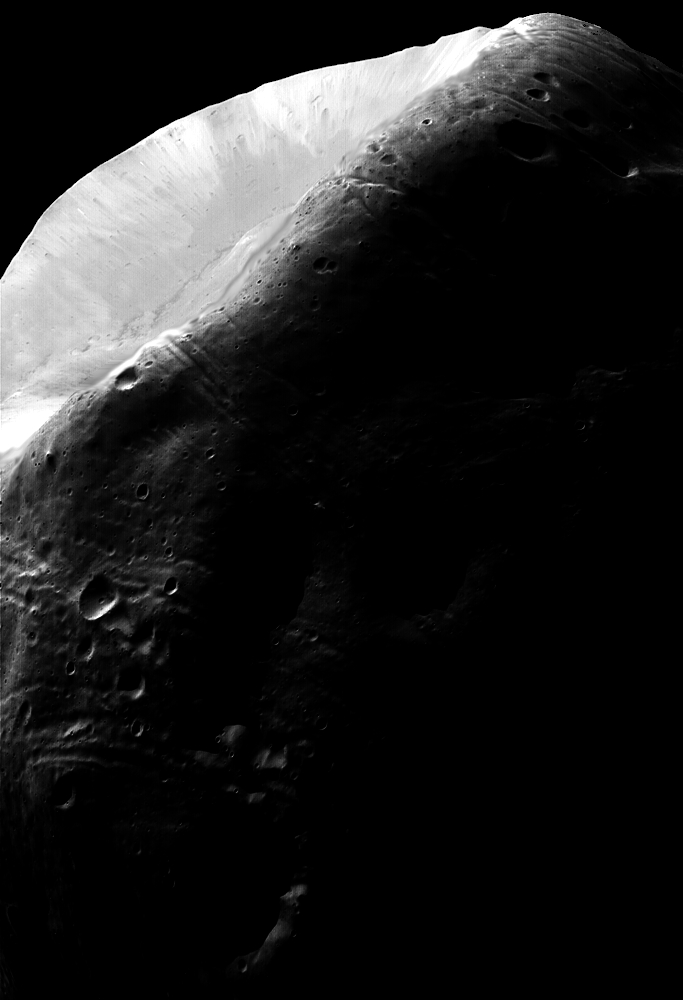
#> input picture DIP/DIP3E_Original_Images_CH03/Fig0323(a)(mars_moon_phobos).tif, 683 x 1000 px, found by its file name
$ jupyter execute Md_Abdullah_Al_Jubaer_Gem_210041226_CSE_4734_L2.ipynb
#> lines starting #> are read from the running program, lines starting #| are printed output that depends on the picture
# Task 1

Implement nonlinear Transformation functions:
<ol>
<li> Log Transformation </li>
<li> Power-law Transformation </li>
</ol>

[cell 1]
import cv2
import numpy as np
import matplotlib.pyplot as plt
from PIL import Image
import os

[cell 2]
# Load an image
img = Image.open('/mnt/Work/Lab_Tasks/DIP/DIP3E_Original_Images_CH03/Fig0323(a)(mars_moon_phobos).tif')
#> img is the input picture: PIL image 683x1000 L; min 0, max 255, mean 31.7
img

[cell 3]
def log_transform(gray_image):
  #implement this function
  gray_image = np.asarray(gray_image)
  gray_image = gray_image.astype(np.float32)
  log_image = np.log(gray_image+1)
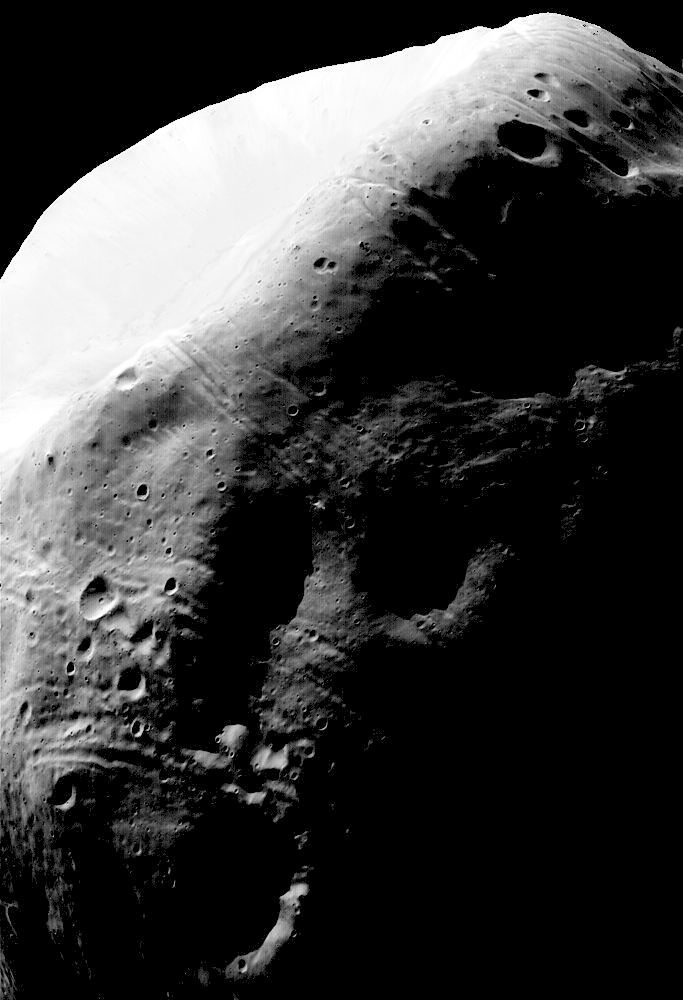
#> log_image: shape (1000, 683) float32; min 0, max 5.55, mean 1.3; drawn with min black and max white
  min_val = np.min(log_image)
#> min_val = 0
  max_val = np.max(log_image)
#> max_val = 5.55
  log_image = (log_image-min_val)/(max_val-min_val)*255

  log_image = log_image.astype(np.uint8)
  log_image = Image.fromarray(log_image)


  return log_image

def power_transform(gray_image, gamma):
  #implement this function
#> called with gamma = 2
  gray_image = np.asarray(gray_image)
  gray_image = gray_image.astype(np.float32)
  power_image = np.power(gray_image, gamma)
  min_val = np.min(power_image)
#> min_val = 0
  max_val = np.max(power_image)
#> max_val = 65025
  power_image = (power_image-min_val)/(max_val-min_val)*255
  power_image = power_image.astype(np.uint8)
  power_image = Image.fromarray(power_image)


  return power_image

# Task 1: Output and Analysis
Use your previously implemented functions to show the outputs of log transform and power transform on a sample image. Provide your analysis on the following topics:
<ol>
<li> Which function is suitable for which type of images? </li>

<li> Why is intensity scaling required before display? </li>

<li> Inverse Log: If you wanted to compress the dark intensity values and expand the bright intensity values (the opposite of the standard Log transformation), what kind of transformation function would you need? Describe its shape. </li>

</ol>

[cell 4]
# Generate outputs for Task 1 here
os.makedirs('output_images', exist_ok=True)

log_transformed = log_transform(img)
power_transformed_with_gamma2 = power_transform(img, 2)
power_transformed_with_gamma_neg0_5 = power_transform(img, -0.5)
#> call 2 of power_transform, with gamma = -0.5
#> in power_transform (call 2), `power_image = np.power(gray_image, gamma)`:
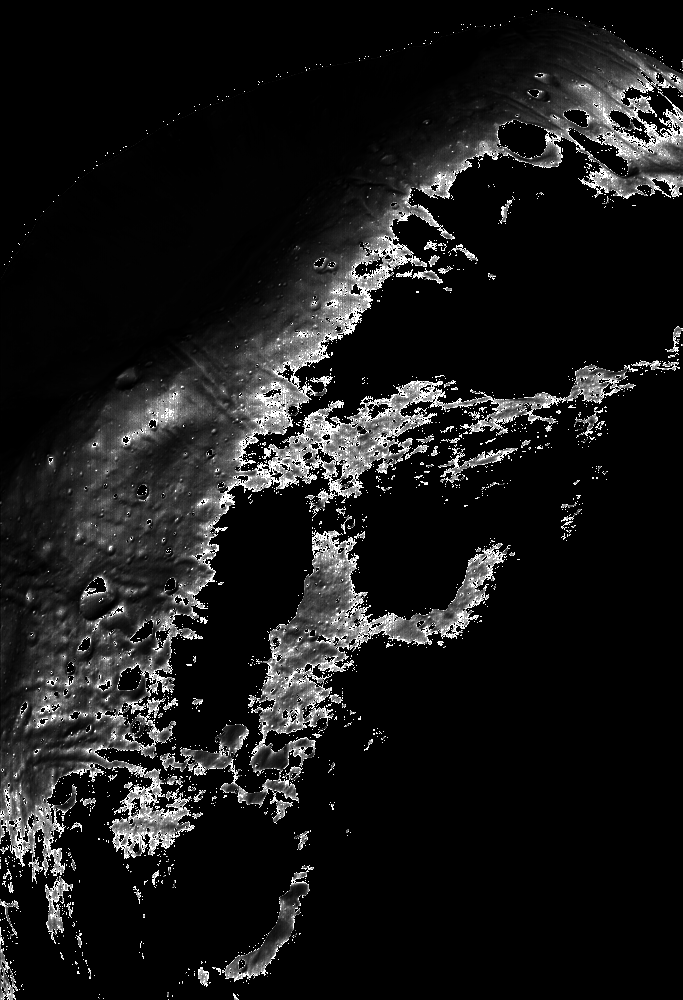
#> power_image: shape (1000, 683) float32; 61.76% of the values are NaN or infinite; the others: min 0.0626, max 1, mean 0.304; drawn with min black, max white, NaN and infinite black
#> in power_transform (call 2), `min_val = np.min(power_image)`: min_val = 0.0626
#> in power_transform (call 2), `max_val = np.max(power_image)`: max_val = inf
#> in power_transform (call 2), `power_image = (power_image-min_val)/(max_val-min_val)*255`: power_image: shape (1000, 683) float32; 61.76% of the values are NaN or infinite; the others: min 0, max 0, mean 0
#> in power_transform (call 2), `power_image = power_image.astype(np.uint8)`: power_image: shape (1000, 683); every value is 0
power_transformed_with_gamma_5 = power_transform(img, 5)

# Save the transformed images
log_transformed.save('output_images/log_transformed.png')
power_transformed_with_gamma2.save('output_images/power_gamma_2.png')
power_transformed_with_gamma_neg0_5.save('output_images/power_gamma_neg0_5.png')
power_transformed_with_gamma_5.save('output_images/power_gamma_5.png')

# For different values of gamma to demonstrate power_transformed
plt.figure(figsize=(12, 12))

plt.subplot(2, 2, 1)
plt.title('Original Image')
plt.imshow(img, cmap='gray')

plt.subplot(2, 2, 2)
plt.title('Power Transformed Image with gamma 2')
plt.imshow(power_transformed_with_gamma2, cmap='gray')

plt.subplot(2,2,3)
plt.title('Log Transformed Image')
plt.imshow(log_transformed, cmap='gray')

plt.subplot(2,2,4)
plt.title('Power Transformed Image with gamma -0.5')
plt.imshow(power_transformed_with_gamma_neg0_5, cmap='gray')

plt.savefig('output_images/task1_plots.png')
plt.show()

# Task 2
Implement Global Histogram Equalization on gray-scale images

[cell 5]
def global_HistEqual(image):
    image = np.asarray(image).astype(np.uint8)

    # Convert to grayscale if RGB
    if len(image.shape) == 3:
        image = cv2.cvtColor(image, cv2.COLOR_BGR2GRAY)

    # Histogram
    hist, bins = np.histogram(image.flatten(), 256, [0, 256])
#> hist = 256 values, max 421847 at index 0, min 11 at index 90, mean 2668; bins = 257 values from 0 to 256

    # PDF
    image_size = image.shape[0] * image.shape[1]
#> image_size = 683000
    pdf = hist / image_size
#> pdf = 256 values, max 0.618 at index 0, min 1.61e-05 at index 90, mean 0.00391

    # CDF
    cdf = np.cumsum(pdf)
#> cdf = 256 values from 0.618 to 1

    # Scale CDF to range 0–255
    cdf_upscaled = np.round(cdf * 255).astype(np.uint8)
#> cdf_upscaled = 256 values from 157 to 255

    # ---------------- Pixel-by-pixel mapping ----------------
    new_image = np.zeros_like(image)

    for i in range(image.shape[0]):
        for j in range(image.shape[1]):
            old_val = image[i][j]        # original pixel intensity
            new_val = cdf_upscaled[old_val]  # mapped intensity
            new_image[i][j] = new_val
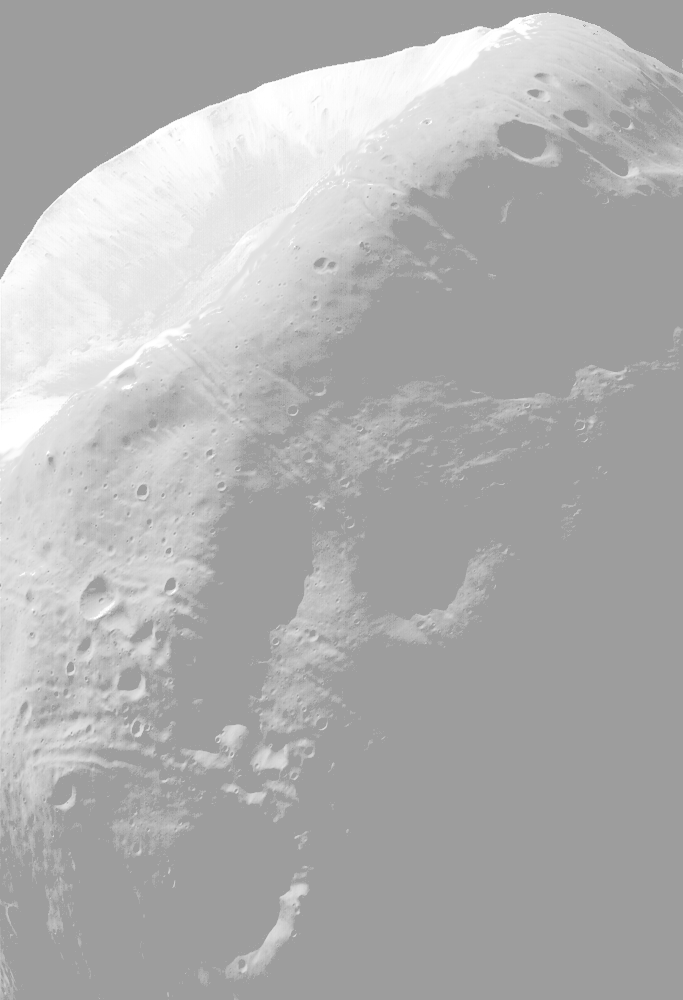
#> new_image: shape (1000, 683); min 157, max 255, mean 176.2
    # ---------------------------------------------------------

    # Save individual plots
    plt.figure()
    plt.bar(range(256), hist, width=1, color='black')
    plt.title("Histogram")
    plt.savefig('output_images/global_histogram.png')
#> figure, not shown here; tallest bar 421847 high, from x = -0.5 to 0.5
    plt.close()

    plt.figure()
    plt.bar(range(256), pdf, width=1, color='black')
    plt.title("PDF")
    plt.savefig('output_images/global_pdf.png')
#> figure, not shown here; tallest bar 0.618 high, from x = -0.5 to 0.5
    plt.close()

    plt.figure()
    plt.plot(cdf)
    plt.title("CDF")
    plt.savefig('output_images/global_cdf.png')
#> figure, not shown here; curve peaks at x = 255, y = 1
    plt.close()

    # ------------------- Plots -------------------
    plt.figure(figsize=(18, 12))

    # Histogram
    plt.subplot(2, 3, 1)
    plt.title("Histogram")
    plt.xlabel("Pixel Value")
    plt.ylabel("Frequency")
    plt.bar(range(256), hist, width=1, color='black')

    # PDF
    plt.subplot(2, 3, 2)
    plt.title("PDF")
    plt.xlabel("Pixel Value")
    plt.ylabel("Probability")
    plt.bar(range(256), pdf, width=1, color='black')

    # Original Image
    plt.subplot(2, 3, 3)
    plt.title("Original Image")
    plt.imshow(image, cmap='gray')
    plt.axis('off')

    # CDF
    plt.subplot(2, 3, 4)
    plt.title("CDF")
    plt.xlabel("Pixel Value")
    plt.ylabel("Cumulative Probability")
    plt.plot(cdf)

    # Equalized Image
    plt.subplot(2, 3, 5)
    plt.title("Equalized Image")
    plt.imshow(new_image, cmap='gray')
    plt.axis('off')

    plt.tight_layout()
    plt.savefig('output_images/global_hist_plots.png')
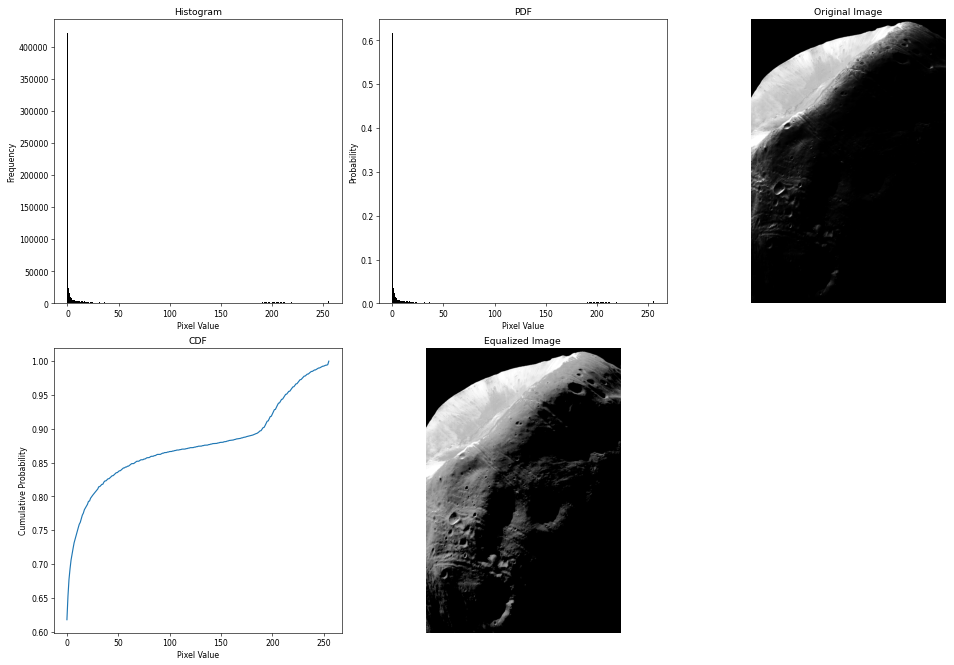
#> figure drawn by matplotlib, 5 panels; panel 1: tallest bar 421847 high, from x = -0.5 to 0.5; panel 2: tallest bar 0.618 high, from x = -0.5 to 0.5; panel 4: curve peaks at x = 255, y = 1
    plt.show()
    # ---------------------------------------------

    return hist, bins, pdf, cdf, new_image

# Task 2: Output and Analysis
Use your previously implemented function to show the output of global histogram equalization on a sample image.

Plot the Histogram of the equalized image.

Plot the CDF of the output image.

Provide your analysis on the following topic:
<ol>
<li> Why repeated application of Histogram Equalization doesn't produce any further improvements on output images? </li>

<li>Image Types: Describe an image type (based on its histogram) for which Global Histogram Equalization would be highly beneficial, and one for which it would be detrimental?</li>
</ol>

[cell 6]
#Generate output for Task 2 here
os.makedirs('output_images', exist_ok=True)

# Save the original image
img.save('output_images/task2_original.png')

hist , bin , pdf, cdf, new_image = global_HistEqual(img)
#> bin = 257 values from 0 to 256; cdf = 256 values from 0.618 to 1
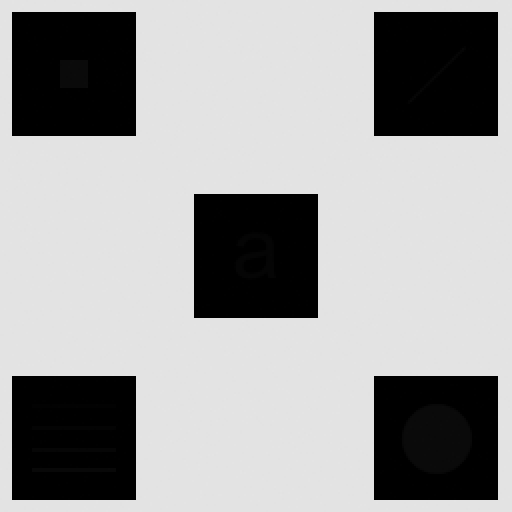
#> input picture DIP/DIP3E_Original_Images_CH03/Fig0326(a)(embedded_square_noisy_512).tif, 512 x 512 px, found by its file name
#> further down, img is the input picture: PIL image 512x512 L; min 0, max 228, mean 160.7

# Save the equalized image
Image.fromarray(new_image).save('output_images/global_histogram_equalized.png')

# Task 3

Implement Local Histogram Equalization (LHE) on gray scale images.

[cell 7]
def local_HistEqual(gray_image, size, stride):
  # Convert input to a NumPy array first
#> called with size = 32, stride = 2
  gray_image_np = np.asarray(gray_image)

  # Check if it's a 3-channel image (e.g., RGB from PIL)
  if len(gray_image_np.shape) == 3:
        # Convert to grayscale. PIL images are typically RGB, so use COLOR_RGB2GRAY
        gray_image = cv2.cvtColor(gray_image_np, cv2.COLOR_RGB2GRAY)
  else:
        # If it's already grayscale (e.g., 2D array), just use it
        gray_image = gray_image_np

  # Ensure the image is of type uint8
  gray_image = gray_image.astype(np.uint8)

  height, width = gray_image.shape
#> height = 512; width = 512

  local_equalized_image = np.zeros_like(gray_image, dtype=np.float32)
  count_matrix = np.zeros_like(gray_image, dtype=np.float32)

  half = size // 2

  # Slide window
  for i in range(0, height - size + 1, stride):
      for j in range(0, width - size + 1, stride):

          window = gray_image[i:i+size, j:j+size]

          hist, _ = np.histogram(window.flatten(), 256, [0, 256])

          pdf = hist / (size * size)

          cdf = np.cumsum(pdf)

          cdf_upscaled = np.round(255 * (cdf - cdf.min()) / (cdf.max() - cdf.min() + 1e-5)).astype(np.uint8)

          equalized_window = np.zeros_like(window)

          for x in range(size):
              for y in range(size):
                  old_val = window[x, y]
                  equalized_window[x, y] = cdf_upscaled[old_val]

          local_equalized_image[i:i+size, j:j+size] += equalized_window
          count_matrix[i:i+size, j:j+size] += 1
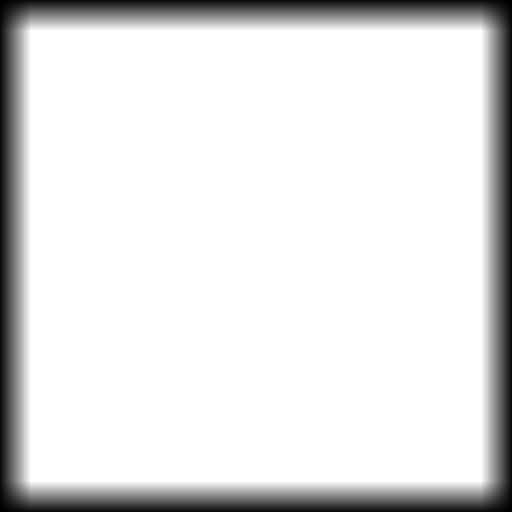
#> count_matrix: shape (512, 512) float32; min 1, max 256, mean 226.9; drawn with min black and max white

  count_matrix[count_matrix == 0] = 1

  local_equalized_image = local_equalized_image / count_matrix
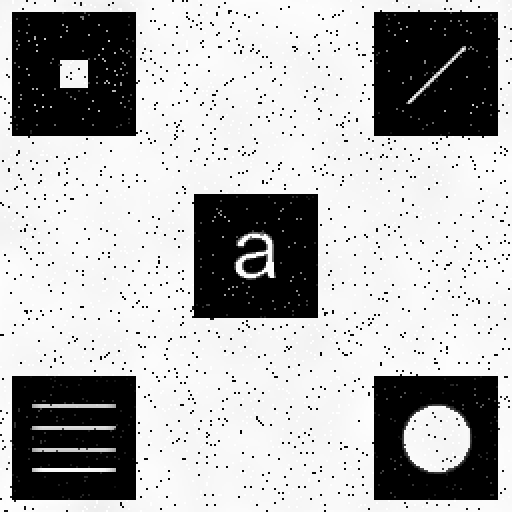
#> local_equalized_image: shape (512, 512) float32; min 0, max 255, mean 178.1
  local_equalized_image = local_equalized_image.astype(np.uint8)

  # Calculate histogram, PDF, and CDF for the final equalized image
  hist_eq, bins_eq = np.histogram(local_equalized_image.flatten(), 256, [0, 256])
#> hist_eq = 256 values, max 67488 at index 0, min 0 at index 1, mean 1024; bins_eq = 257 values from 0 to 256
  image_size_eq = local_equalized_image.shape[0] * local_equalized_image.shape[1]
#> image_size_eq = 262144
  pdf_eq = hist_eq / image_size_eq
#> pdf_eq = 256 values, max 0.257 at index 0, min 0 at index 1, mean 0.00391
  cdf_eq = np.cumsum(pdf_eq)
#> cdf_eq = 256 values from 0.257 to 1

  return local_equalized_image, hist_eq, pdf_eq, cdf_eq

# Task 3: Output and Analysis
Use your previously implemented function to show the output of local histogram equalization on a sample image. Provide your analysis on the following topic:
<ol>
<li> Why do you have annoying side effects at the boundary of local image regions? </li>
<li> What is the effect of changing the stride? </li>
<li>Comparison to GHE: Compare the scenarios where LHE provides superior results over GHE. In general, why is LHE better at enhancing images where the illumination is non-uniform (e.g., a spotlight on a dark object)?</li>
</ol>

[cell 8]
img = Image.open('/mnt/Work/Lab_Tasks/DIP/DIP3E_Original_Images_CH03/Fig0326(a)(embedded_square_noisy_512).tif')

# Save the original image for Task 3
img.save('output_images/task3_original.png')

[cell 9]
size = 32
stride = 2

local_equalized_image, hist_eq, pdf_eq, cdf_eq = local_HistEqual(img, size, stride)
#> cdf_eq = 256 values from 0.257 to 1

# Save the local equalized image
os.makedirs('output_images', exist_ok=True)
Image.fromarray(local_equalized_image).save('output_images/local_histogram_equalized.png')

# Save individual plots
plt.figure()
plt.bar(range(256), hist_eq, width=1, color='black')
plt.title("Local Histogram")
plt.savefig('output_images/local_histogram.png')
#> figure, not shown here; tallest bar 67488 high, from x = -0.5 to 0.5
plt.close()

plt.figure()
plt.bar(range(256), pdf_eq, width=1, color='black')
plt.title("Local PDF")
plt.savefig('output_images/local_pdf.png')
#> figure, not shown here; tallest bar 0.257 high, from x = -0.5 to 0.5
plt.close()

plt.figure()
plt.plot(cdf_eq)
plt.title("Local CDF")
plt.savefig('output_images/local_cdf.png')
#> figure, not shown here; curve peaks at x = 255, y = 1
plt.close()

plt.figure(figsize=(15, 10))

plt.subplot(2, 3, 1)
plt.title('Original Image')
plt.imshow(img, cmap='gray')
plt.axis('off')

plt.subplot(2, 3, 2)
plt.title('Local Equalized Image')
plt.imshow(local_equalized_image, cmap='gray')
plt.axis('off')

plt.subplot(2, 3, 4)
plt.title('Equalized Image Histogram')
plt.bar(range(256), hist_eq, width=1, color='black')
plt.xlabel('Pixel Value')
plt.ylabel('Frequency')

plt.subplot(2, 3, 5)
plt.title('Equalized Image PDF')
plt.bar(range(256), pdf_eq, width=1, color='black')
plt.xlabel('Pixel Value')
plt.ylabel('Probability')

plt.subplot(2, 3, 6)
plt.title('Equalized Image CDF')
plt.plot(cdf_eq, color='black')
plt.xlabel('Pixel Value')
plt.ylabel('Cumulative Probability')

plt.tight_layout()
plt.savefig('output_images/local_hist_plots.png')
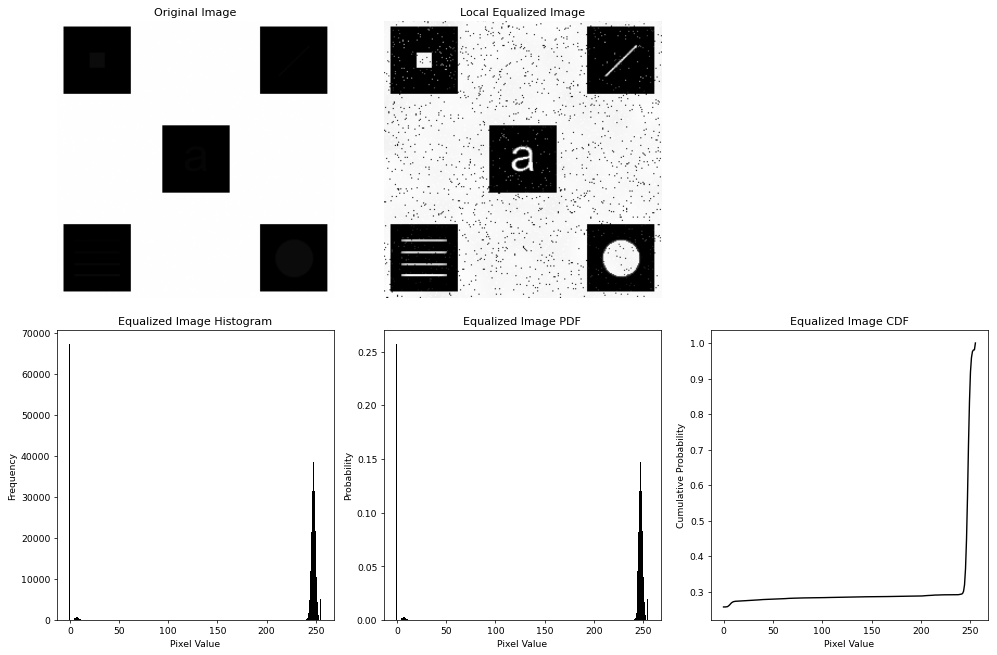
#> figure drawn by matplotlib, 5 panels; panel 3: tallest bar 67488 high, from x = -0.5 to 0.5; panel 4: tallest bar 0.257 high, from x = -0.5 to 0.5; panel 5: curve peaks at x = 255, y = 1
plt.show()
